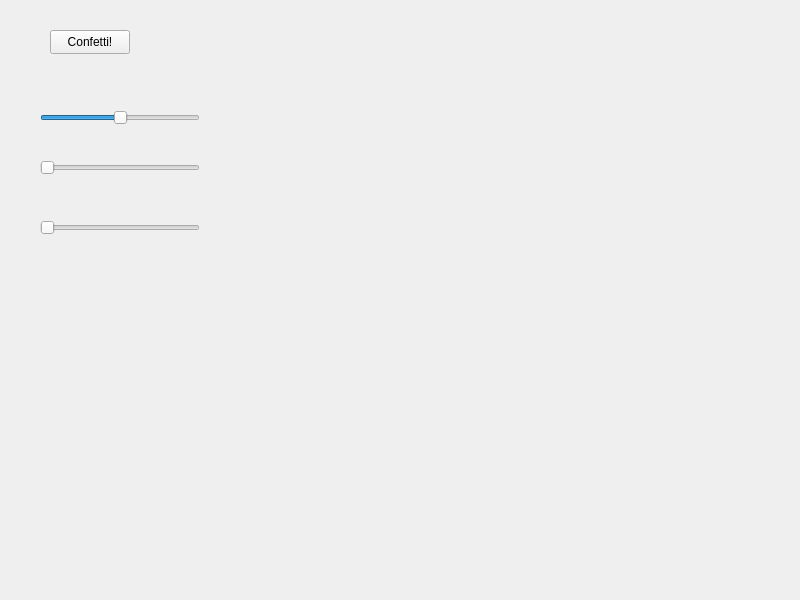
<?xml version="1.0" encoding="UTF-8"?>
<ui version="4.0">
 <class>Widget</class>
 <widget class="QWidget" name="Widget">
  <property name="geometry">
   <rect>
    <x>0</x>
    <y>0</y>
    <width>800</width>
    <height>600</height>
   </rect>
  </property>
  <property name="windowTitle">
   <string>Widget</string>
  </property>
  <widget class="QPushButton" name="ConfettiButton">
   <property name="geometry">
    <rect>
     <x>50</x>
     <y>30</y>
     <width>80</width>
     <height>24</height>
    </rect>
   </property>
   <property name="toolTip">
    <string>confetti</string>
   </property>
   <property name="text">
    <string>Confetti!</string>
   </property>
  </widget>
  <widget class="QSlider" name="temperatureSlider">
   <property name="geometry">
    <rect>
     <x>40</x>
     <y>110</y>
     <width>160</width>
     <height>16</height>
    </rect>
   </property>
   <property name="minimum">
    <number>-100</number>
   </property>
   <property name="maximum">
    <number>100</number>
   </property>
   <property name="singleStep">
    <number>10</number>
   </property>
   <property name="orientation">
    <enum>Qt::Horizontal</enum>
   </property>
  </widget>
  <widget class="QSlider" name="altitudeSldier">
   <property name="geometry">
    <rect>
     <x>40</x>
     <y>160</y>
     <width>160</width>
     <height>16</height>
    </rect>
   </property>
   <property name="minimum">
    <number>0</number>
   </property>
   <property name="maximum">
    <number>10000</number>
   </property>
   <property name="singleStep">
    <number>500</number>
   </property>
   <property name="orientation">
    <enum>Qt::Horizontal</enum>
   </property>
  </widget>
  <widget class="QSlider" name="somethingSlider">
   <property name="geometry">
    <rect>
     <x>40</x>
     <y>220</y>
     <width>160</width>
     <height>16</height>
    </rect>
   </property>
   <property name="maximum">
    <number>10</number>
   </property>
   <property name="singleStep">
    <number>2</number>
   </property>
   <property name="orientation">
    <enum>Qt::Horizontal</enum>
   </property>
  </widget>
 </widget>
 <resources/>
 <connections/>
</ui>
